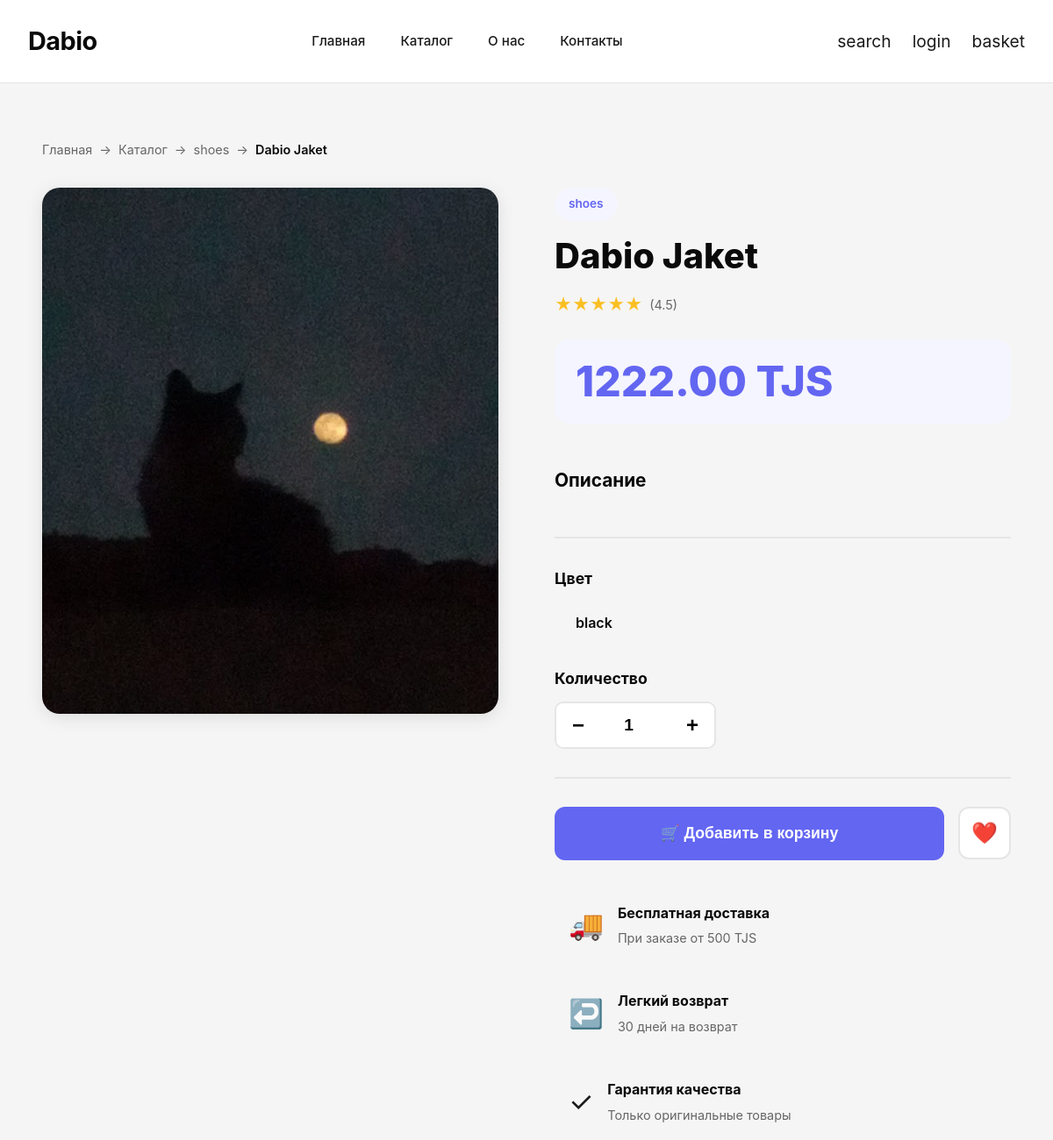
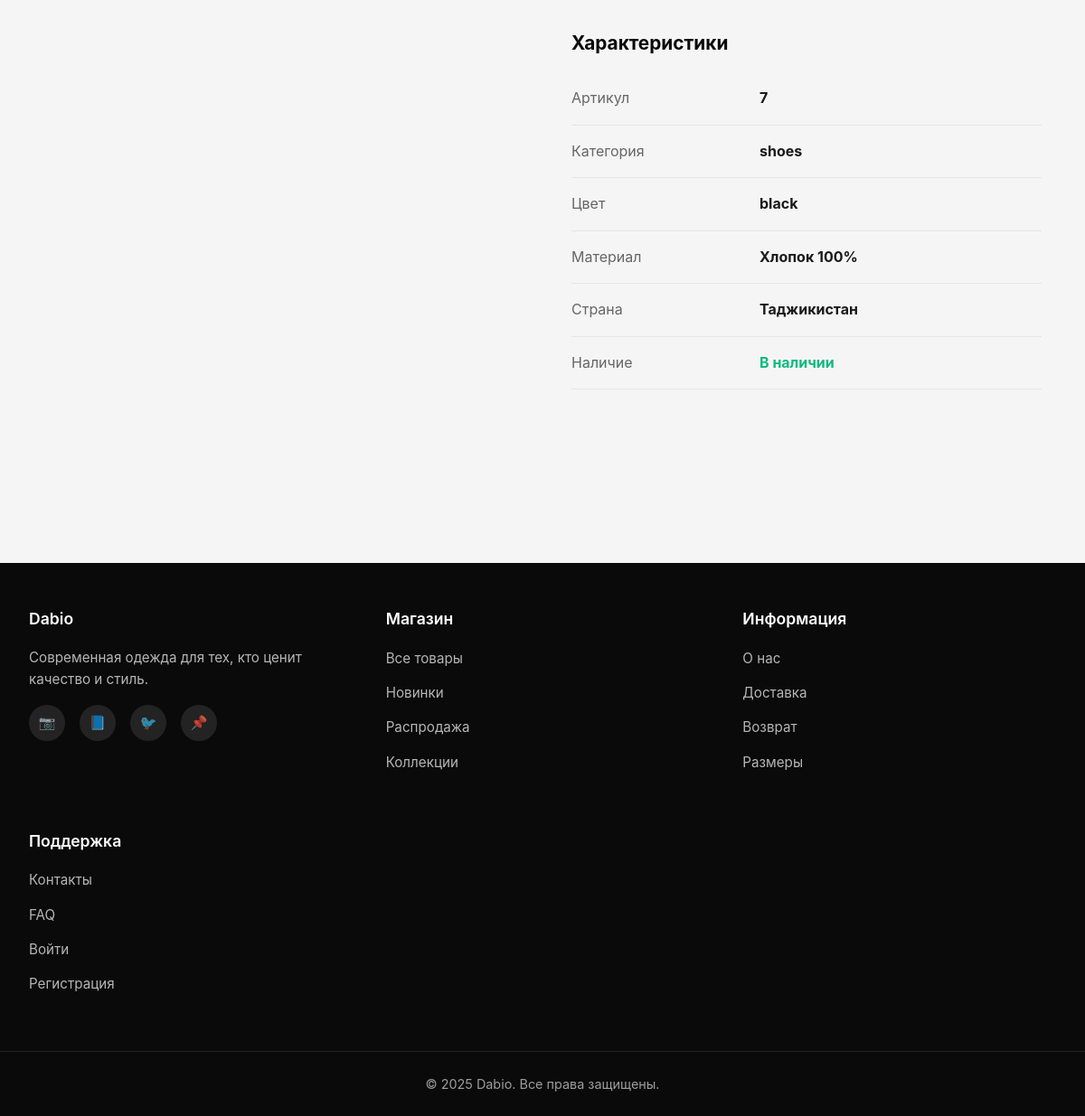
Page /product/dabio-jaket/ on the committed database (2 pictures, top to bottom).
### main/models.py (models this page shows, shortened)
class Product(models.Model):
    name = models.CharField(max_length=100)
    slug = models.CharField(max_length=100, unique=True)
    category = models.ForeignKey(Category, on_delete=models.CASCADE,
                                related_name='products')
    color = models.CharField(max_length=100)
    price = models.DecimalField(max_digits=10, decimal_places=2)
    descriptions = models.TextField(blank=True)
    main_image = models.ImageField(upload_to='products/main/')
    created_at = models.DateTimeField(auto_now_add=True)
    updated_at = models.DateField(auto_now=True)
    available = models.BooleanField(default=True)

class Category(models.Model):
    name = models.CharField(max_length=100)
    slug = models.CharField(max_length=100, unique=True)

### main/views.py (the view)
# urls.py: path('product/<slug:slug>/', views.product_detail, name='product_detail'),
def product_detail(request, slug):
    product = get_object_or_404(Product, slug=slug, available=True)
    return render(request, 'main/detail.html', {'product': product})

### templates/main/detail.html (shortened to what this page needs)
{% extends 'main/base.html' %}
{% block content %}
<div class="product-detail-container">
    <div class="breadcrumbs">
        <a href="/">Главная</a>
        <span>→</span>
        <a href="{% url 'main:product_list' %}">Каталог</a>
        <span>→</span>
        <a href="{% url 'main:product_list' product.category.slug %}">{{ product.category.name }}</a>
        <span>→</span>
        <span class="current">{{ product.name }}</span>
    </div>
    <div class="product-detail">
        <div class="product-gallery">
            <div class="main-image">
                {% if product.main_image %}
                    <img src="{{ product.main_image.url }}" alt="{{ product.name }}" id="mainImage">
                {% elif product.image %}
                    <img src="{{ product.image.url }}" alt="{{ product.name }}" id="mainImage">
                {% else %}
                    <div class="image-placeholder">
                        <span>👕</span>
                    </div>
                {% endif %}
            </div>
        </div>
        <div class="product-details">
            <div class="product-header">
                <span class="product-category-badge">{{ product.category.name }}</span>
                <h1 class="product-title">{{ product.name }}</h1>
                <div class="product-rating">
                    <div class="stars">★★★★★</div>
                    <span class="rating-text">(4.5)</span>
                </div>
                <div class="product-price-block">
                    {% if product.discount %}
                        <div class="price-row">
                            <span class="price-old">{{ product.price }} TJS</span>
                            <span class="discount-badge">-{{ product.discount }}%</span>
                        </div>
                        <div class="price-current">{{ product.discounted_price }} TJS</div>
                        <p class="savings">Вы экономите {{ product.savings }} TJS</p>
                    {% else %}
                        <div class="price-current">{{ product.price }} TJS</div>
                    {% endif %}
                </div>
            </div>
            <div class="product-description">
                <h3>Описание</h3>
            </div>
            <div class="product-options">
                {% if product.color %}
                <div class="option-group">
                    <label>Цвет</label>
                    <div class="color-info">
                        <span class="color-display">{{ product.color }}</span>
                    </div>
                </div>
                {% endif %}
                <div class="option-group">
                    <label>Количество</label>
                    <div class="quantity-selector">
                        <button class="qty-btn" onclick="decrementQty()">−</button>
                        <input type="number" id="quantity" value="1" min="1" max="10" readonly>
                        <button class="qty-btn" onclick="incrementQty()">+</button>
                    </div>
                </div>
            </div>
            <div class="product-actions">
                <button class="btn-add-to-cart">
                    🛒 Добавить в корзину
                </button>
                <button class="btn-wishlist">
                    ❤️
                </button>
            </div>
            <div class="product-info-blocks">
                <div class="info-block">
                    <div class="info-icon">🚚</div>
                    <div class="info-content">
                        <strong>Бесплатная доставка</strong>
                        <p>При заказе от 500 TJS</p>
                    </div>
                </div>
                <div class="info-block">
                    <div class="info-icon">↩️</div>
                    <div class="info-content">
                        <strong>Легкий возврат</strong>
                        <p>30 дней на возврат</p>
                    </div>
                </div>
                <div class="info-block">
                    <div class="info-icon">✓</div>
                    <div class="info-content">
                        <strong>Гарантия качества</strong>
                        <p>Только оригинальные товары</p>
                    </div>
                </div>
            </div>
            <div class="specifications">
                <h3>Характеристики</h3>
                <table class="specs-table">
                    <tr>
                        <td>Артикул</td>
                        <td><strong>{{ product.id }}</strong></td>
                    </tr>
                    <tr>
                        <td>Категория</td>
                        <td><strong>{{ product.category.name }}</strong></td>
                    </tr>
                    {% if product.color %}
                    <tr>
                        <td>Цвет</td>
                        <td><strong>{{ product.color }}</strong></td>
                    </tr>
                    {% endif %}
                    <tr>
                        <td>Материал</td>
                        <td><strong>Хлопок 100%</strong></td>
                    </tr>
                    <tr>
                        <td>Страна</td>
                        <td><strong>Таджикистан</strong></td>
                    </tr>
                    <tr>
                        <td>Наличие</td>
                        <td>
                            {% if product.available %}
                                <strong style="color: #10b981;">В наличии</strong>
                            {% else %}
                                <strong style="color: #ef4444;">Нет в наличии</strong>
                            {% endif %}
                        </td>
                    </tr>
                </table>
            </div>
        </div>
    </div>
</div>
{% endblock %}

### templates/main/base.html (style rules this page uses)
* { margin: 0; padding: 0; box-sizing: border-box; }
:root { --primary: #0a0a0a; --secondary: #f5f5f5; --accent: #6366f1; --text: #1a1a1a; --text-light: #666; --border: #e5e5e5; }
body { font-family: -apple-system, BlinkMacSystemFont, 'Segoe UI', Roboto, 'Helvetica Neue', Arial, sans-serif; background: var(--secondary); color: var(--text); line-height: 1.6; }

### templates/main/detail.html (style rules this page uses)
.product-detail-container { max-width: 1400px; margin: 0 auto; padding: 2rem 1rem; }
.breadcrumbs { display: flex; align-items: center; gap: 0.5rem; margin-bottom: 2rem; font-size: 0.9rem; color: #666; flex-wrap: wrap; }
.breadcrumbs a { color: #666; text-decoration: none; transition: color 0.3s; }
.breadcrumbs .current { color: #0a0a0a; font-weight: 600; }
.product-detail { display: grid; grid-template-columns: 1fr 1fr; gap: 4rem; margin-bottom: 4rem; }
.product-gallery { display: flex; flex-direction: column; gap: 1rem; }
.main-image { position: relative; width: 100%; height: 600px; background: white; border-radius: 20px; overflow: hidden; box-shadow: 0 4px 20px rgba(0,0,0,0.1); }
.main-image img { width: 100%; height: 100%; object-fit: cover; }
.product-details { display: flex; flex-direction: column; gap: 2rem; }
.product-category-badge { display: inline-block; padding: 0.5rem 1rem; background: #f5f5ff; color: #6366f1; border-radius: 20px; font-size: 0.85rem; font-weight: 600; margin-bottom: 1rem; }
.product-title { font-size: 2.5rem; font-weight: 800; color: #0a0a0a; line-height: 1.2; margin-bottom: 1rem; }
.product-rating { display: flex; align-items: center; gap: 0.5rem; margin-bottom: 1.5rem; }
.stars { color: #fbbf24; font-size: 1.2rem; }
.rating-text { color: #666; font-size: 0.9rem; }
.product-price-block { padding: 1.5rem; background: #f5f5ff; border-radius: 16px; margin-bottom: 1rem; }
.price-current { font-size: 3rem; font-weight: 800; color: #6366f1; line-height: 1; }
.product-description h3 { font-size: 1.3rem; margin-bottom: 1rem; color: #0a0a0a; }
.product-options { display: flex; flex-direction: column; gap: 1.5rem; padding: 2rem 0; border-top: 2px solid #e5e5e5; border-bottom: 2px solid #e5e5e5; }
.option-group label { display: block; font-weight: 700; color: #0a0a0a; margin-bottom: 0.75rem; font-size: 1.1rem; }
.color-info { display: flex; align-items: center; gap: 1rem; }
.color-display { padding: 0.75rem 1.5rem; background: #f5f5f5; border-radius: 10px; font-weight: 600; color: #0a0a0a; }
.quantity-selector { display: inline-flex; border: 2px solid #e5e5e5; border-radius: 10px; overflow: hidden; }
.qty-btn { width: 50px; height: 50px; border: none; background: white; font-size: 1.5rem; font-weight: 700; cursor: pointer; transition: background 0.3s; }
#quantity { width: 80px; height: 50px; border: none; text-align: center; font-size: 1.2rem; font-weight: 700; }
.product-actions { display: flex; gap: 1rem; }
.btn-add-to-cart { flex: 1; padding: 1.25rem 2rem; background: #6366f1; color: white; border: none; border-radius: 12px; font-size: 1.1rem; font-weight: 700; cursor: pointer; transition: all 0.3s; }
.btn-wishlist { width: 60px; height: 60px; border: 2px solid #e5e5e5; background: white; border-radius: 12px; font-size: 1.5rem; cursor: pointer; transition: all 0.3s; }
.product-info-blocks { display: grid; gap: 1rem; }
.info-block { display: flex; align-items: center; gap: 1rem; padding: 1rem; background: #f5f5f5; border-radius: 12px; }
.info-icon { font-size: 2rem; }
.info-content strong { display: block; color: #0a0a0a; margin-bottom: 0.25rem; }
.info-content p { font-size: 0.9rem; color: #666; margin: 0; }
.specifications h3 { font-size: 1.3rem; margin-bottom: 1rem; color: #0a0a0a; }
.specs-table { width: 100%; border-collapse: collapse; }
.specs-table tr { border-bottom: 1px solid #e5e5e5; }
.specs-table td { padding: 1rem 0; }
.specs-table td:first-child { color: #666; width: 40%; }

### rows in the picture
Product: category.name "shoes", name "Dabio Jaket", main_image (picture), price "1222.00", color "black", id "7"
